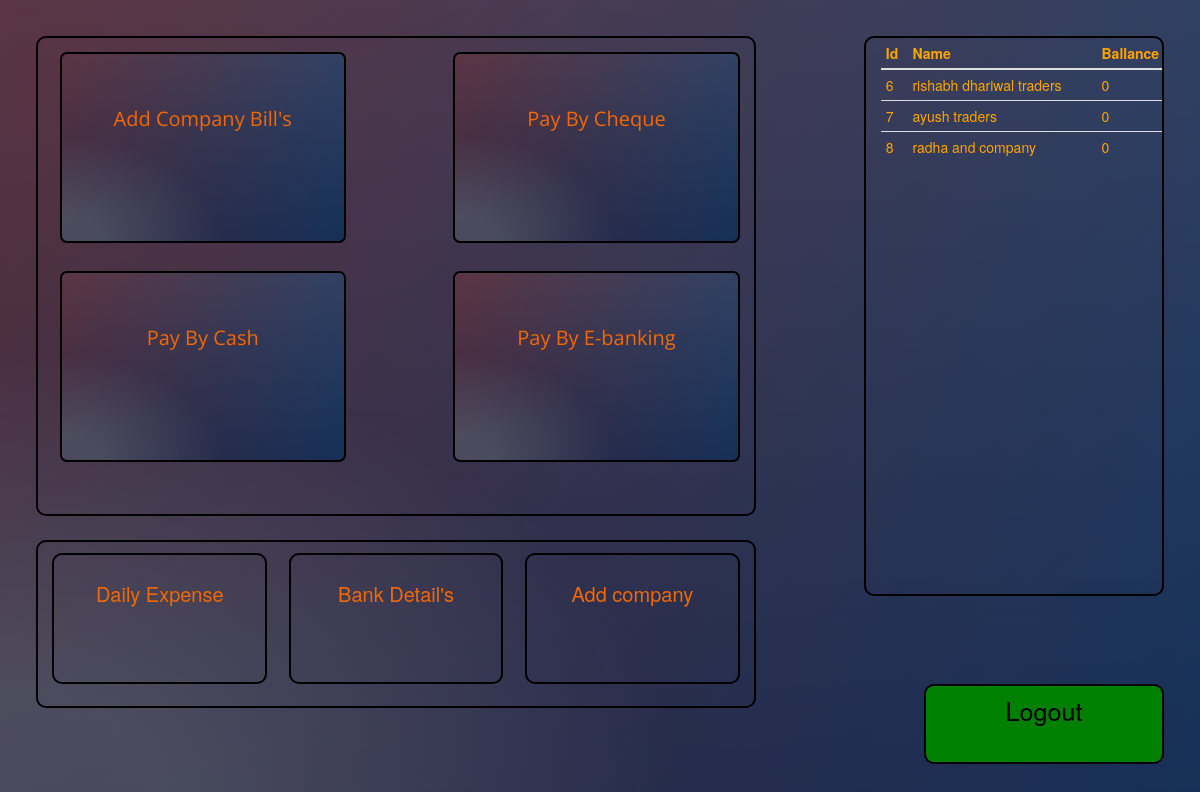
Page /mainpage.php (signed in) on the committed database.
### tables this page shows
CREATE TABLE `company` (
  `cid` int(11) NOT NULL,
  `cname` varchar(50) DEFAULT NULL,
  `cballance` int(11) DEFAULT NULL
);

### mainpage.php (the view, shortened to what this page needs)
<?php
    try
  {
      require_once "mypdo.php";
      $all_profiles = $pdo->query("SELECT * FROM company");
    while ( $row = $all_profiles->fetch(PDO::FETCH_OBJ) )
    {
        $profiles[] = $row;
    }
  }
  catch(PDOException $e)
  {
      echo "Connection failed: " . $e->getMessage();
      die();
  }
?>
<!DOCTYPE html>
<html>
<head>
	<link rel="stylesheet" type="text/css" href="mainpagecss.css" />
  <link rel="stylesheet" type="text/css" href="part2css.css" />
	<link rel="stylesheet" href="https://maxcdn.bootstrapcdn.com/bootstrap/3.4.1/css/bootstrap.min.css"/>
</head>
<body>
<div class="list">
<table class="table table-condensed"style="margin-left : 5%; color: #ffa500">
                <thead>
                  <tr>
                    <th>Id</th>
                    <th>Name</th>
                    <th>Ballance</th>
                  </tr>
                </thead>
                <tbody>
                  <?php foreach($profiles as $profile) : ?>
                                <tr>
                                  <td>
                                      <?php echo $profile->cid?>
                                  </td>
                      <td>
                        <a href="view.php?cid=<?php echo $profile->cid; ?>" style="color: #ffa500;">
                          <?php echo $profile->cname ?>
                        </a>
                    </td>
                    <td>
                       <?php echo $profile->cballance ?>
                      </td>
                    </tr>
                            <?php endforeach; ?>
                </tbody>
              </table>
</div>
<div class="maindiv">
	<a href="bycheque.php"><div class="div2"><p class="textal">Pay By Cheque</p> </div> </a>
	<a href="companyrecite.php"><div class="div1"><p class="textal">Add Company Bill's</p></div> </a>
	<a href="byebanking.php"><div class="div4"><p class="textal">Pay By E-banking</p> </div> </a>
  <a href="bycash.php"><div class="div3"><p class="textal">Pay By Cash</p></div> </a>
</div>
<div class="lastdiv1">
<a href="company.php"><div class="ldiv1"><p class="text1">Add company</p></div></a>
<a href="mybank.php"><div class="ldiv2"><p class="text1">Bank Detail's</p></div></a>
<a href="regularacc.php"><div class="ldiv3"><p class="text1">Daily Expense</p></div></a>
</div>
<a href="logout.php"> <div class="logout"> <p id="one"> Logout </p> </div> </a>
</body>
</html>

### part2css.css (style rules this page uses)
.lastdiv1 { border: 2px solid black; border-radius: 10px; width: 60%; height: 21%; margin-top: 2%; margin-left: 3%; }
.ldiv1 { text-align: center; border: 2px solid black; border-radius: 10px; width: 30%; margin-right: 2%; float: right; font-size:20px; color: black; height: 80%; margin-top: 1.5%; }
.ldiv2 { text-align: center; border: 2px solid black; border-radius: 10px; width: 30%; height: 80%; margin-top: 1.5%; float: right; margin-right: 3%; font-size:20px; color: black; }
.ldiv3 { text-align: center; float: right; margin-top: 1.5%; border: 2px solid black; border-radius: 10px; width: 30%; margin-right: 3%; height: 80%; font-size:20px; color: black; }
.text1 { color: #f26805; margin-top: 12%; font-size: 20px; text-align: center; }

### rows in the picture
company: cid "6", cname "rishabh dhariwal traders", cballance "0"
company: cid "7", cname "ayush traders", cballance "0"
company: cid "8", cname "radha and company", cballance "0"
